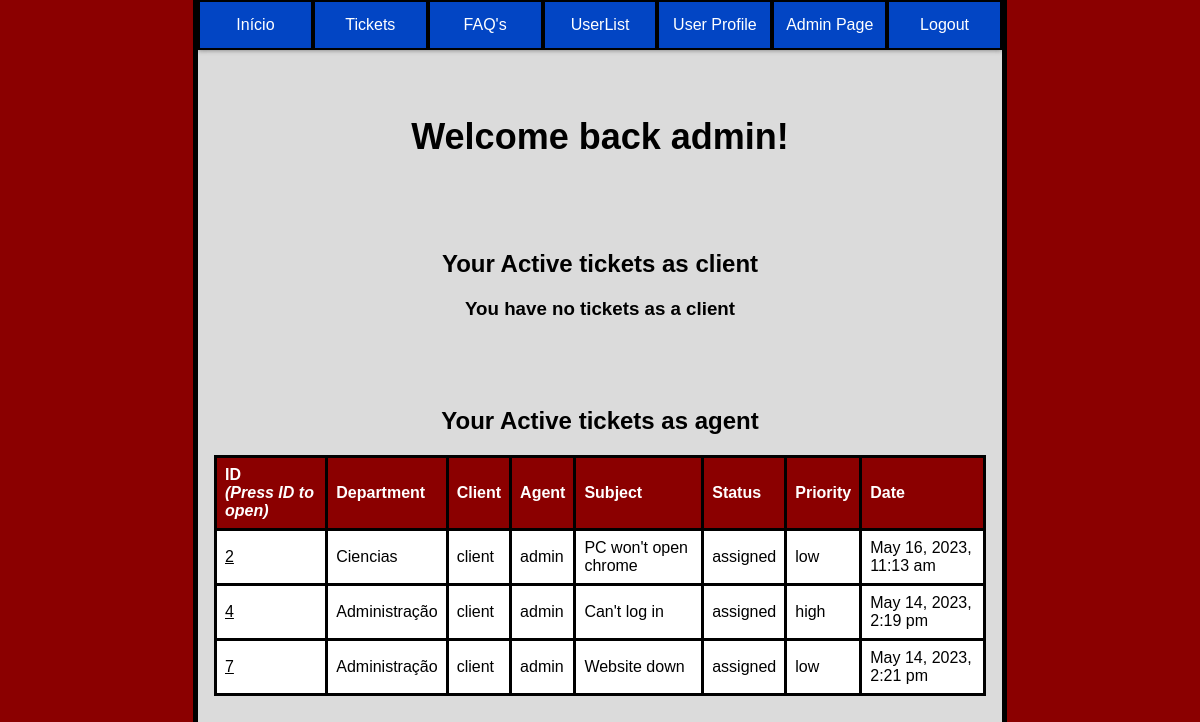
/pages/index.php (signed in), run on the app's committed database.
### tables this page shows
CREATE TABLE user(
    id INTEGER PRIMARY KEY,
    name VARCHAR(50) NOT NULL,
    username VARCHAR(50) UNIQUE NOT NULL,
    email VARCHAR(50) UNIQUE NOT NULL,
    password VARCHAR(255) NOT NULL,
    role VARCHAR(10) CHECK(role = 'client' or role = 'agent' or role = 'admin') NOT NULL,
    department_id INTEGER,
    FOREIGN KEY (department_id) REFERENCES department(id)
);

CREATE TABLE tickets(
    id INTEGER PRIMARY KEY,
    department_id INTEGER,
    client_id INTEGER,
    agent_id INTEGER,
    subject VARCHAR(200) NOT NULL,
    description TEXT NOT NULL,
    status VARCHAR(10) CHECK(status = 'open' or status = 'assigned' or status = 'closed') NOT NULL,
    priority VARCHAR(10) CHECK(priority = 'low' or priority = 'medium' or priority ='high') NOT NULL,
    created_at DATETIME NOT NULL,
    updated_at DATETIME,
    FOREIGN KEY (department_id) REFERENCES department(id),
    FOREIGN KEY (client_id) REFERENCES user(id),
    FOREIGN KEY (agent_id) REFERENCES user(id)
);

CREATE TABLE department(
    id INTEGER PRIMARY KEY,
    name VARCHAR(50) NOT NULL
);

### utils/functions.php (the view, shortened to what this page needs)
<?php
function searchUser($id){
    $db = getDatabaseConnection();
    $stmt = $db->prepare('SELECT * FROM user WHERE id = ?');
    $stmt->execute(array($id));
    return $stmt->fetch();
}
function getTicketsTableForUser($paramter){
    $db = getDatabaseConnection();
    $user = searchUser($_SESSION["user_id"]);
    if($paramter == 0){
        $stmt = $db->prepare('SELECT * FROM tickets WHERE client_id = ? and status != ?');
        $stmt->execute(array($user["id"],"closed"));
        $tickets = $stmt->fetchAll();
    }
    else if($paramter == 1){
        $stmt = $db->prepare('SELECT * FROM tickets WHERE agent_id = ? and status != ?');
        $stmt->execute(array($user["id"],"closed"));
        $tickets = $stmt->fetchAll();
    }
    else if($paramter == 2){
        $tickets = getAllTickets();
    }
    if($tickets == null){
        if($paramter == 0){
            echo "<h3>You have no tickets as a client</h3>";
        }
        return 0;
    }
    echo "<table>
    <thead>
        <tr>
            <th>ID<br><em>(Press ID to open)</em></th>
            <th>Department</th>
            <th>Client</th>
            <th>Agent</th>
            <th>Subject</th>
            <th>Status</th>
            <th>Priority</th>
            <th>Date</th>
        </tr>
    </thead>";
    foreach ($tickets as $ticket) {
        $stmt = $db->prepare('SELECT * FROM department WHERE id = ?');
        $stmt->execute(array($ticket['department_id']));
        $department = $stmt->fetch();
        $stmt = $db->prepare('SELECT * FROM user WHERE id = ?');
        $stmt->execute(array($ticket['client_id']));
        $c_user = $stmt->fetch();
        $stmt = $db->prepare('SELECT * FROM user WHERE id = ?');
        $stmt->execute(array($ticket['agent_id']));
        $a_user = $stmt->fetch();
        echo "<tr>
            <td> <button onclick=sendDataTicket('". $ticket['id'] ."')>".$ticket['id']."</button></td>
            <td>" . $department['name'] . "</td>
            <td>" . $c_user['name'] . "</td>
            <td>" . $a_user['name'] . "</td>
            <td>" . $ticket['subject'] . "</td>
            <td>" . $ticket['status'] . "</td>
            <td>" . $ticket['priority'] . "</td>
            <td>" . $ticket['updated_at'] . "</td>
            </tr>";
}
}
?>

### pages/index.php (shortened to what this page needs)
<?php
   require_once('../utils/functions.php');
   $user = searchUser($_SESSION["user_id"]);
?>
<!DOCTYPE html>
<html lang="en-US">
<link rel="stylesheet" href="../css/style_index.css">
<link rel="stylesheet" href="../css/index.css">
   <head>
   </head>
   <body>
    <div class="container_master">
        <div class="container">
        <ul class="buttons">
            <button class="index" onclick="indexPage()">Início</button>
            <button class="tickets" onclick="ticketsPage()">Tickets</button>
            <button class="faqs" onclick="faqsPage()">FAQ's</button>
            <button class="users" onclick="usersPage()">UserList</button>
            <button class="user_profile" onclick="sendDataUser('<?php echo $user['username'] ?>')">User Profile</button>
            <?php if($user["role"] == "admin"): ?>
            <button class="admin_page" onclick="adminPage()">Admin Page</button>
            <?php endif; ?>
            <button class="logout" onclick="logoutPage()">Logout</button>
        </ul>
        </div>
      <div class="content">
      <h1>Welcome back <?php echo $user["username"]?>!</h1>
      <br>
      <h2>Your Active tickets as client</h2>
        <tbody>
            <?php
               getTicketsTableForUser(0);
            ?>
        </tbody>
      <?php if($user["role"] != "client"):?>
      <br>
      <h2>Your Active tickets as agent</h2>
        <tbody>
            <?php
               getTicketsTableForUser(1);
            ?>
        </tbody>
      <?php endif; ?>
      </div> <?php  ?>
      </div> <?php  ?>
   </body>
</html>

### css/style_index.css (style rules this page uses)
body { font-family: Arial, sans-serif; background-color: rgb(219, 219, 219); width: 67%; margin: auto; border-left: 5px solid; border-right: 5px solid; min-height: 100vh; padding-bottom: 1em; }
html { background-color: darkred; }
.container { margin: auto; }
ul { margin-left: -40px; margin-top: auto; margin-right: auto; }
.buttons li, .buttons button { background-color: #0245c4; text-decoration: none; border: none; color: white; text-align: center; text-decoration: none; font-size: 16px; cursor: pointer; border:solid 2px black; width: 100%; height: 50px; }
table { border-collapse: collapse; margin-left: auto; margin-right: auto; }
th, td { text-align: left; padding: 8px; border-bottom: solid 3px black; border: solid 3px black; background-color: white; }
th { background-color: darkred; color: white; }
h1, h2 { text-align: center; margin-top: 50px; }
h1 { font-size: 36px; font-weight: bold; }
h2 { font-size: 24px; }
.container { box-shadow: 0 0 5px rgba(0, 0, 0, 0.25),0 0 5px rgba(0, 0, 0, 0.25); }
.buttons { display: flex; flex-direction: row; flex-grow: 1; }
.content { margin: auto; overflow: auto; padding-left: 1em; padding-right: 1em; }
table button { background: none; border: none; padding: 0; font-size: 16px; cursor: pointer; text-decoration: underline; }

### css/index.css (style rules this page uses)
h3 { text-align: center; }

### data on the page
user: username "admin"
tickets: id "2", department.name "Ciencias", client.name "client", agent.name "admin", subject "PC won't open chrome", status "assigned", priority "low", updated_at "May 16, 2023, 11:13 am"
tickets: id "4", department.name "Administração", client.name "client", agent.name "admin", subject "Can't log in", status "assigned", priority "high", updated_at "May 14, 2023, 2:19 pm"
tickets: id "7", department.name "Administração", client.name "client", agent.name "admin", subject "Website down", status "assigned", priority "low", updated_at "May 14, 2023, 2:21 pm"
